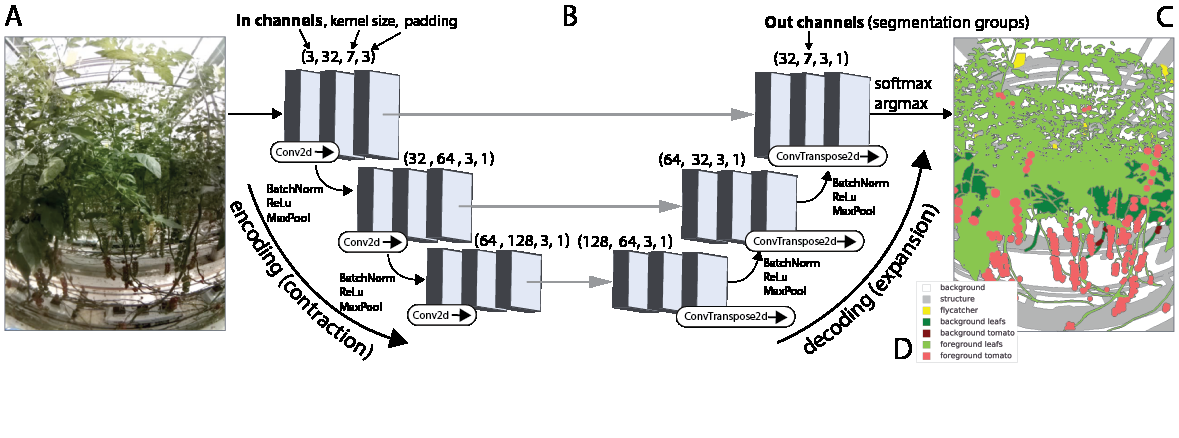
#> input picture misc/unet.png, 1179 x 438 px, given as the content of the folder ocal_SSD/stefan/noen_tomato/2021_04_09/GOPRO/images/GX010014, which was not available
$ python tomato_misc.py
#> lines starting #> are read from the running program, lines starting #| are printed output that depends on the picture; after the words box and inside, x2 and y2 are one past the last pixel; in counts of white or black regions, pixels touching at a corner belong together; pictures that were not available may be replaced by others from this repository, and a replacement may not be noted
from pathlib import Path

from tqdm import tqdm
from glob import glob

from datetime import datetime

import pandas as pd
import numpy as np
from scipy import ndimage
import cv2
from skimage import segmentation, morphology, transform, util

import xlrd

import subprocess as sp
from joblib import Parallel, delayed

def mCPU(func, var, n_jobs=20,verbose=10):
    return Parallel(n_jobs=n_jobs, verbose=verbose)(delayed(func)(i) for i in var)


def date_from_ints(LIST):
    return [datetime.strptime(i, "%Y%m%d") for i in LIST]

# [4 lines left out: function dates_to_days, not called in this run]

def get_nan_inds(data):
    return np.arange(len(data))[np.invert(np.isnan(data))]

# [47 lines left out: functions flag_index, count_frames, count_frames_manual, video_2_frames, not called in this run]


### excel stuff
def get_date(EXCEL_DATE):
    return datetime(*xlrd.xldate_as_tuple(EXCEL_DATE, 0))


# [50 lines left out: functions get_dates_by_year, corr_date, get_aru_mask, get_tomato_type, get_2019_kind, get_tomato_kind, not called in this run]

#### imaging

def get_green(frame, thresh = 125):
    GB   = (frame[:,:,1]-frame[:,:,0]).astype(float)
    GR   = np.abs(GB-frame[:,:,2]).astype(float)
    GRB   = ndimage.gaussian_filter(GR+GB,1)
    mask = np.zeros_like(GR).astype(int)
    mask[GRB < thresh] = 1
    #mask[GRB <      0] = 0
    mask = morphology.remove_small_objects(mask,
                                           min_size=1000,
                                           connectivity=morphology.disk(1))
    return mask

def outline(MASK, DISK = 3):
    OUTLINE = MASK.copy()
    return morphology.binary_dilation(OUTLINE,morphology.disk(DISK), out=None)-MASK

def color_overlay(image,mask,index = 1, DISK = 3):
    frame = image.copy()
    frame[:,:,1][np.where(mask == index)] += 50
    frame[:,:,0][np.where(mask == index)] += 30
    frame[:,:,2][np.where(mask == index)] += 10

    frame[:,:,0][np.where(outline(mask,DISK) == index)] = 0
    frame[:,:,1][np.where(outline(mask,DISK) == index)] = 0
    frame[:,:,2][np.where(outline(mask,DISK) == index)] = 0

    return frame

def wb(temp=3500):
    kelvin_table = {1000: (255,56,0),
                    1500: (255,109,0),
                    2000: (255,137,18),
                    2500: (255,161,72),
                    3000: (255,180,107),
                    3500: (255,196,137),
                    4000: (255,209,163),
                    4500: (255,219,186),
                    5000: (255,228,206),
                    5500: (255,236,224),
                    6000: (255,243,239),
                    6500: (255,249,253),
                    7000: (245,243,255),
                    7500: (235,238,255),
                    8000: (227,233,255),
                    8500: (220,229,255),
                    9000: (214,225,255),
                    9500: (208,222,255),
                    10000: (204,219,255)}

    return np.asarray(kelvin_table[temp])/255.

if __name__ == '__main__':

    colortemp = wb()

    in_path  = "/mnt/Local_SSD/stefan/noen_tomato/2021_04_09/GOPRO/images/GX010014/"
    out_path = "/mnt/Local_SSD/stefan/noen_tomato/2021_04_09/GOPRO/leafs/GX010014/"
    Path(out_path).mkdir(parents=True, exist_ok=True)

    in_files = sorted(glob(in_path+"*.png"))
    for i in tqdm(in_files):
        frame = cv2.cvtColor(cv2.imread(i),cv2.COLOR_BGR2RGB)
        WB    = frame.copy()
        for c in range(3):
            WB[:,:,c] = WB[:,:,c]*colortemp[c]
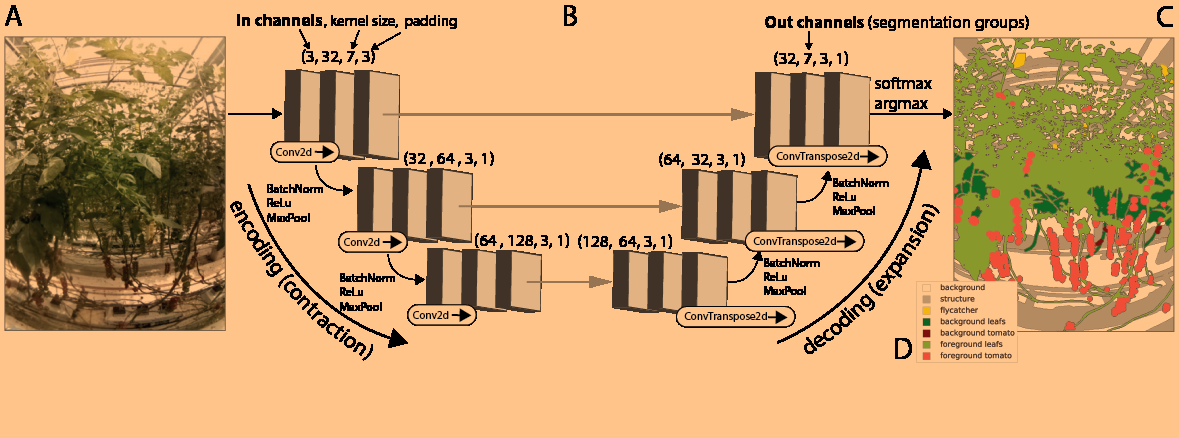
#> WB: shape (438, 1179, 3); mean R, G, B 208.2, 161.9, 108.9
        mask  = get_green(WB, 120)
#> in get_green, `GB   = (frame[:,:,1]-frame[:,:,0]).astype(float)`:
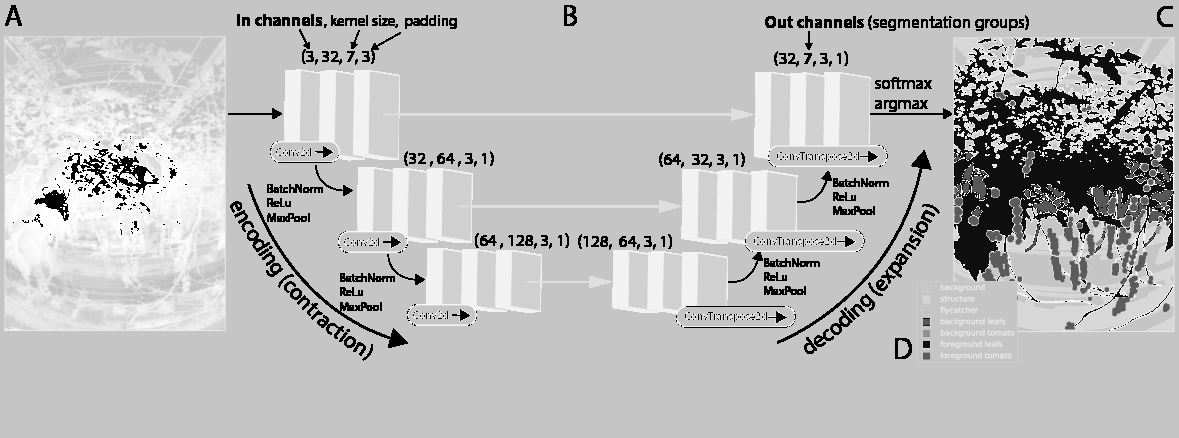
#> GB: shape (438, 1179) float64; min 0, max 255, mean 187.9
#> in get_green, `GR   = np.abs(GB-frame[:,:,2]).astype(float)`:
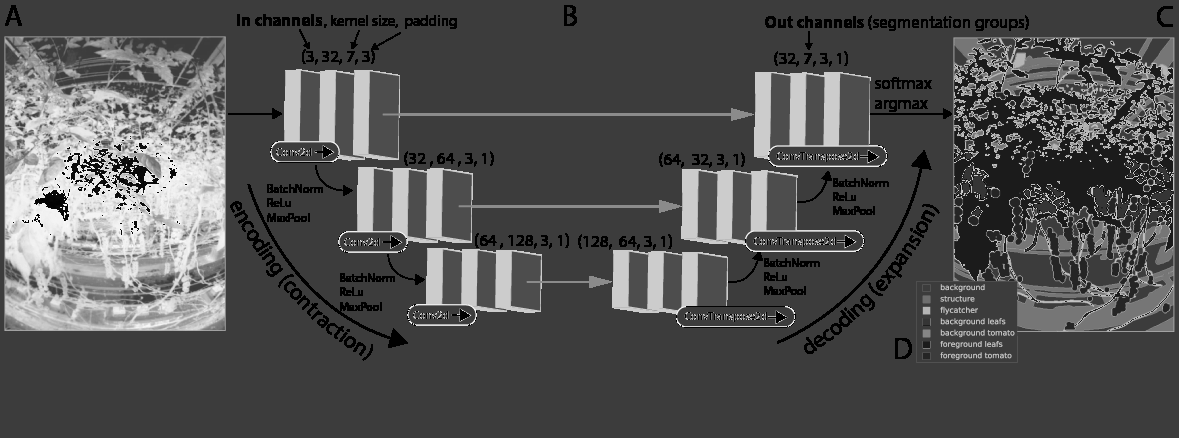
#> GR: shape (438, 1179) float64; min 0, max 252, mean 81.8
#> in get_green, `GRB   = ndimage.gaussian_filter(GR+GB,1)`:
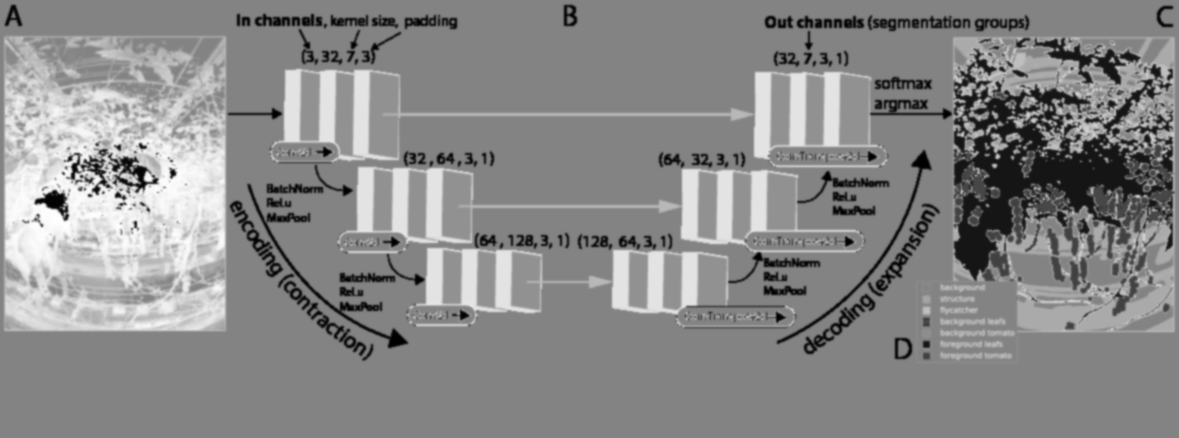
#> GRB: shape (438, 1179) float64; min 0, max 499, mean 269.7; drawn with min black and max white
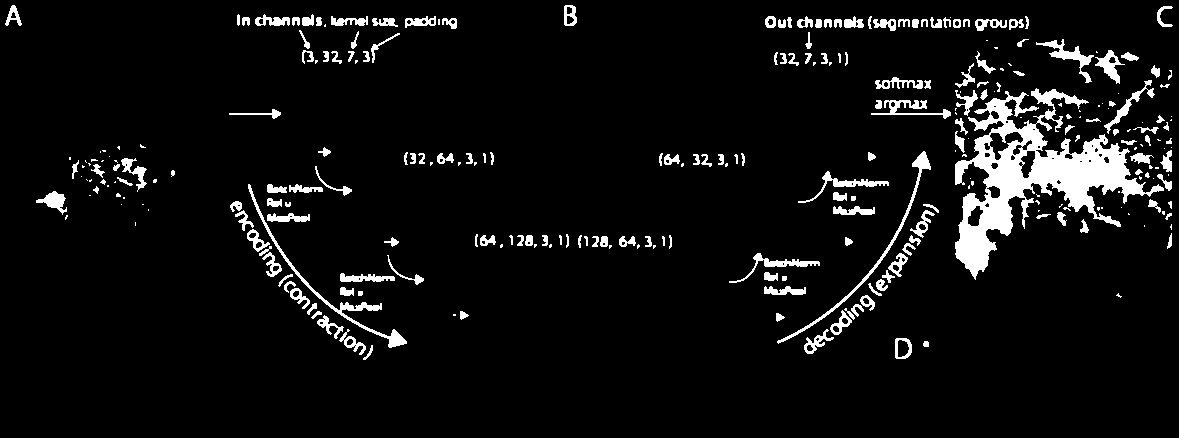
#> mask: shape (438, 1179) int64; values 0 (black) and 1 (white), 6.3% white; 285 white regions (100 under 20 px), largest, box (x1, y1, x2, y2) and area: (955, 88, 1164, 280) 12333, (248, 184, 407, 348) 1135, (777, 151, 931, 344) 936
        image = color_overlay(frame,mask)
#> in color_overlay, `frame[:,:,2][np.where(outline(mask,DISK) == index)] = 0`:
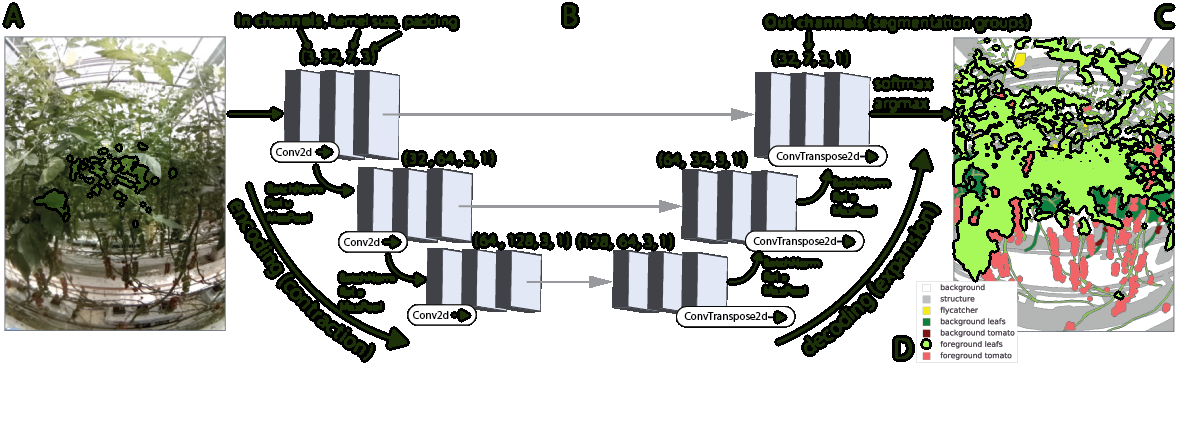
#> frame: shape (438, 1179, 3); mean R, G, B 193.5, 196.5, 187.8
        cv2.imwrite(out_path+i.split("/")[-1],cv2.cvtColor(image,cv2.COLOR_BGR2RGB))

##### video to frame (takes way too mauch memory)
#
#    video_dic  = "/mnt/tomato_project/MIT_data/02_センシング/画像データ/"
#    video_dics = sorted(glob(video_dic+"**年/**/2**/*.avi"))
#    outpath    = "/mnt/Local_SSD/stefan/tomato_vids/"
#    video_2_frames(video_dic,video_dics,outpath)


#####
